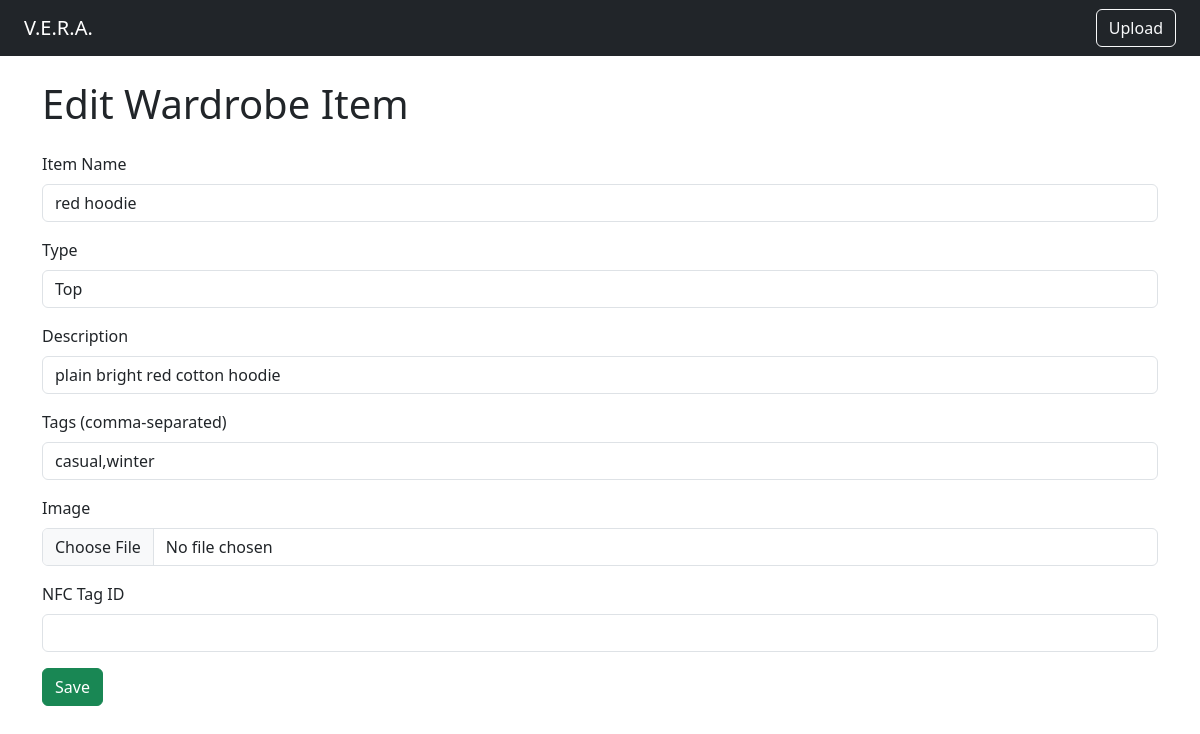
Page /edit/1 on the earlier database version.
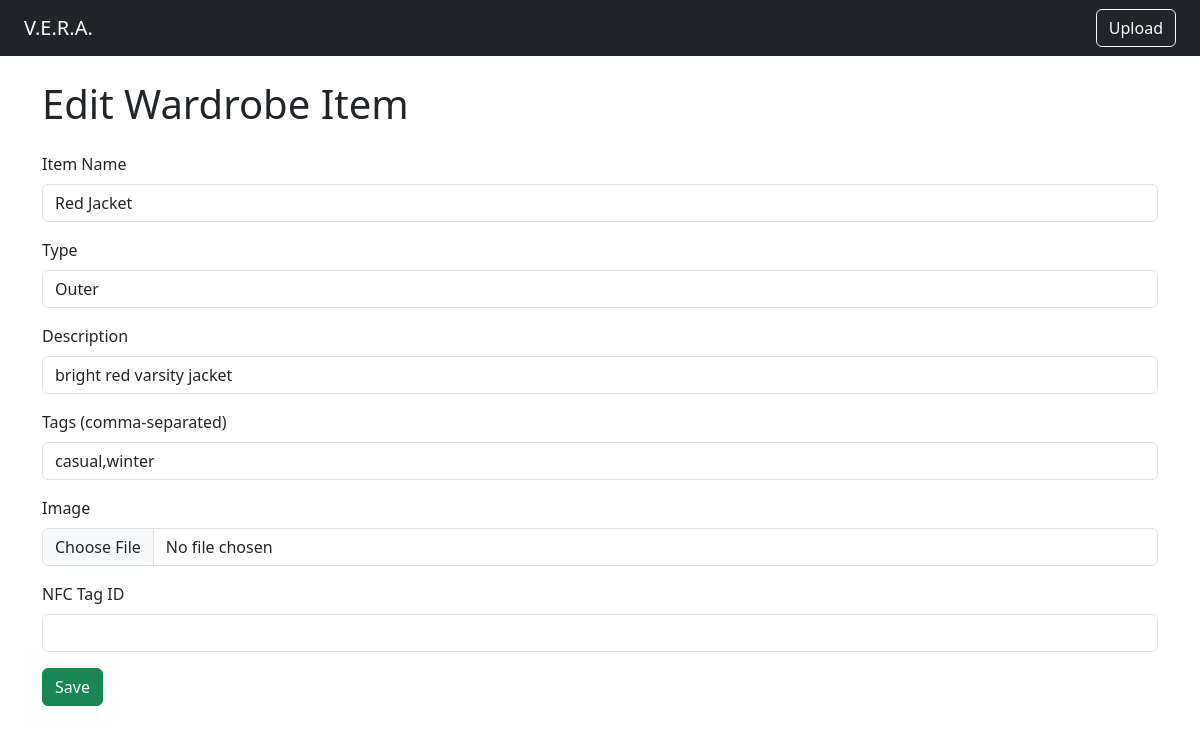
Same page on the later database version.
### tables this page shows
CREATE TABLE items (
            id INTEGER PRIMARY KEY AUTOINCREMENT,
            name TEXT NOT NULL,
            item_type TEXT,
            description TEXT,
            tags TEXT,  -- comma-separated tags
            image_path TEXT,
            available BOOLEAN DEFAULT 1,
            last_used TEXT,
            nfc_tag_id TEXT
        );

### main.py (the view)
@app.route("/edit/<string:item_id>", methods=["GET", "POST"])
def edit_item(item_id):
    item = db.get_item(item_id)  # Fetch the item from the database
    if not item:
        return redirect(url_for("browse"))  # Redirect if the item doesn't exist
    if request.method == "POST":
        form = UploadForm()
        if form.validate_on_submit():
            if form.image.data:
                filename = secure_filename(form.image.data.filename)
                save_path = os.path.join(app.config['UPLOAD_FOLDER'], filename)
                form.image.data.save(save_path)
                image_url = url_for('wardrobe_file', filename=filename)
            else:
                image_url = item.image_path  # Keep the existing image path if no new image is uploaded
            db.update_item(
                item_id=item_id,
                name=form.name.data,  # Get the updated name from the form
                item_type=form.item_type.data,  # Get the updated item type from the form
                description=form.description.data,  # Get the updated description from the form
                tags=form.tags.data,  # Get the updated tags from the form
                image_path=image_url,  # Use the updated or existing image path
                nfc_tag_id=form.nfc_tag_id.data  # Get the updated NFC tag ID from the form
            )
            return redirect(url_for("browse"))
    else:
        form = UploadForm(obj=item)
    return render_template("upload.html", form=form, edit_mode=True)

### main.py
class UploadForm(FlaskForm):
    name = StringField("Item Name", validators=[DataRequired()])
    item_type = SelectField("Type", choices=[])  # Initialize with an empty list
    description = StringField("Description", validators=[DataRequired()])
    tags = StringField("Tags (comma-separated)")
    image = FileField("Image", validators=[FileAllowed(['jpg', 'jpeg', 'png'], 'Images only!')])
    nfc_tag_id = StringField("NFC Tag ID")
    submit = SubmitField("Add Item")
    def __init__(self, *args, **kwargs):
        obj = kwargs.pop('obj', None)
        super().__init__(*args, **kwargs)
        self.item_type.choices = [(item_type.value, item_type.name.capitalize()) for item_type in ITEM_TYPE]
        if obj:
            self.name.data = obj.name
            self.item_type.data = obj.item_type
            self.description.data = obj.description
            self.tags.data = ",".join(obj.tags) if obj.tags else ""
            self.nfc_tag_id.data = obj.nfc_tag_id

### db/db_client.py (called while the page is built)
def get_connection():
    return sqlite3.connect(DB_NAME)

def map_item(row):
    return Item(
        item_id=row[0],
        name=row[1],
        item_type=row[2],
        description=row[3],
        tags=row[4].split(",") if row[4] else [],
        image_path=row[5],
        available=bool(row[6]),
        last_used=row[7],
        nfc_tag_id=row[8]
    )

def get_item(item_id: str):
    with get_connection() as conn:
        cursor = conn.cursor()
        cursor.execute("SELECT * FROM items WHERE id = ?", (item_id))
        result = cursor.fetchall()
        return map_item(result[0])

### templates/upload.html (shortened to what this page needs)
{% extends "base.html" %}
{% block content %}
<h1 class="mb-4">{{ "Edit Wardrobe Item" if edit_mode else "Upload New Wardrobe Item" }}</h1>
<form method="POST" enctype="multipart/form-data">
  {% for field in form %}
    {% if field.type != "SubmitField" and field.type != "CSRFTokenField" %}
      <div class="mb-3">
        {{ field.label(class="form-label") }}
        {{ field(class="form-control") }}
      </div>
    {% endif %}
  {% endfor %}
  <div class="mb-3">
    {{ form.submit(class="btn btn-success", value="Save" if edit_mode else "Add Item") }}
  </div>
</form>
{% endblock %}

### templates/base.html (shortened to what this page needs)
<!DOCTYPE html>
<html>
<head>
  <link href="https://cdn.jsdelivr.net/npm/bootstrap@5.3.3/dist/css/bootstrap.min.css" rel="stylesheet">
</head>
<body>
  <nav class="navbar navbar-expand-lg navbar-dark bg-dark px-4">
    <a class="navbar-brand" href="{{ url_for('browse') }}">V.E.R.A.</a>
    <div class="ms-auto">
      <a href="{{ url_for('upload') }}" class="btn btn-outline-light">Upload</a>
    </div>
  </nav>
  <div class="container py-4">
    {% block content %}{% endblock %}
  </div>
</body>
</html>

Differences in the rows shown:
changed items "casual,winter": name "red hoodie" → "Red Jacket"; item_type "Top" → "Outer"; description "plain bright red cotton hoodie" → "bright red varsity jacket"
